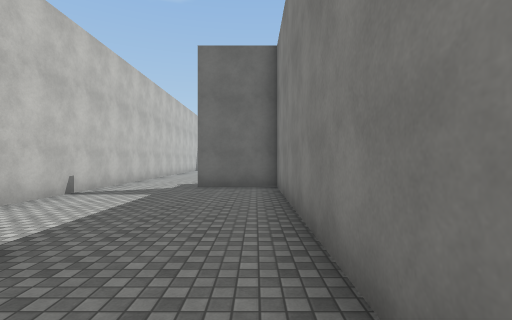
View 1 (above)

17 first-person views from a walk through a Unity game level. The camera is 1.5 m above the floor, looks level and sees 85° across. The floor is counted in squares, 2 m on a side. Each view is taken from the middle of a square. On the plan, view 1 faces up. The plan holds only what a view shows up to about 10 squares ahead; the rest is blank. The place goes on beyond the plan. Surface patterns are stand-ins for the level's own textures.

View 2
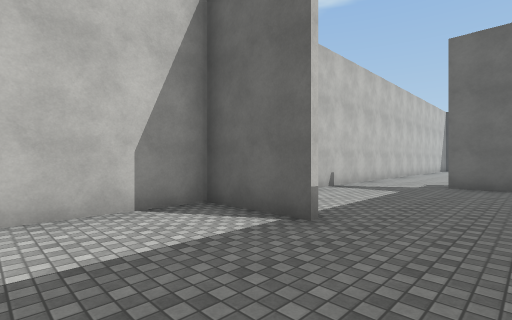

View 3
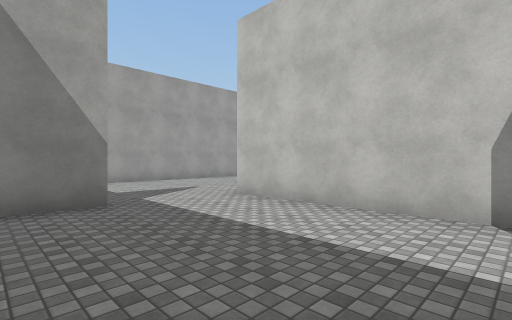

View 4
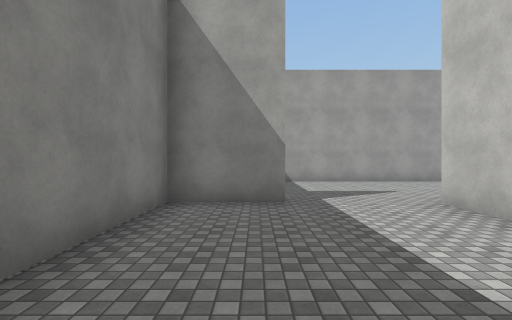

View 5
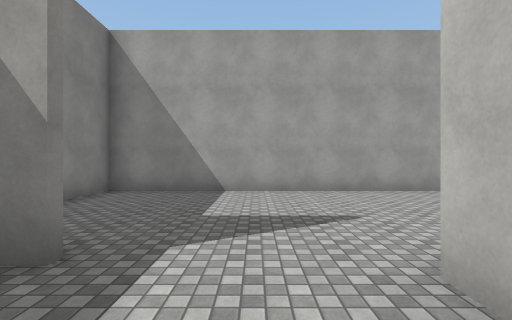

View 6
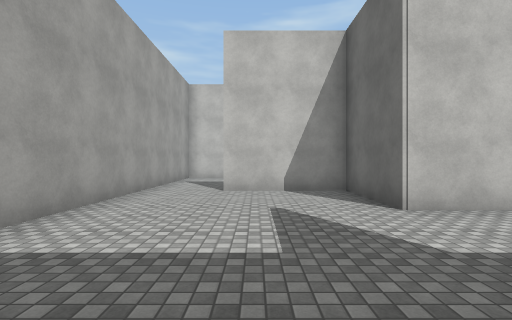

View 7
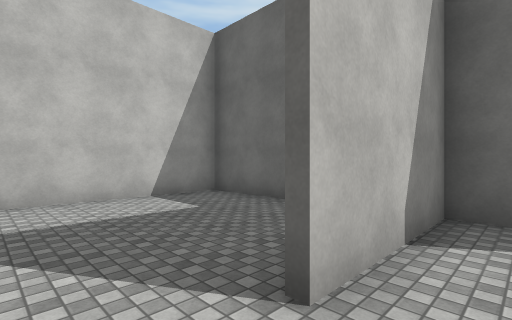

View 8
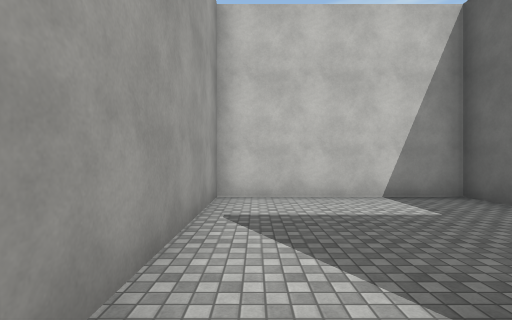

View 9
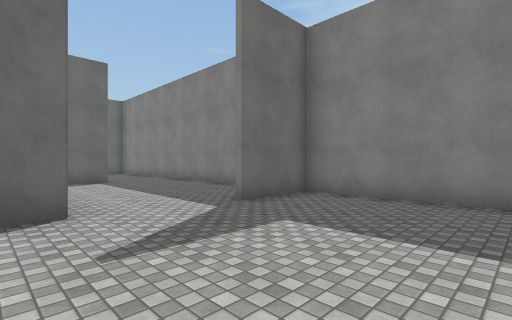

View 10
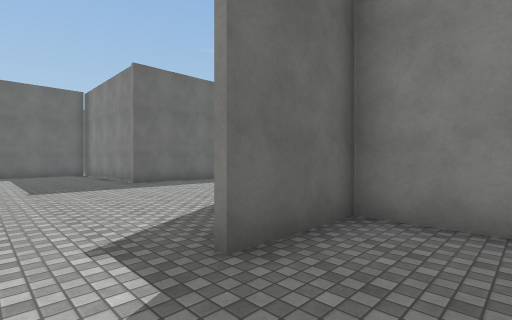

View 11
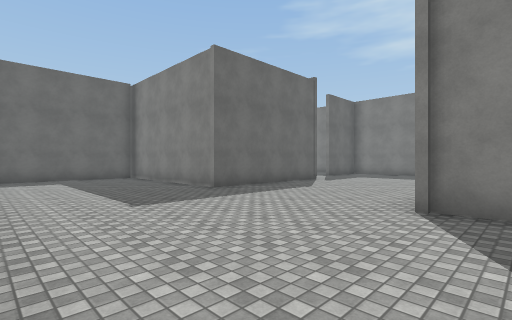

View 12
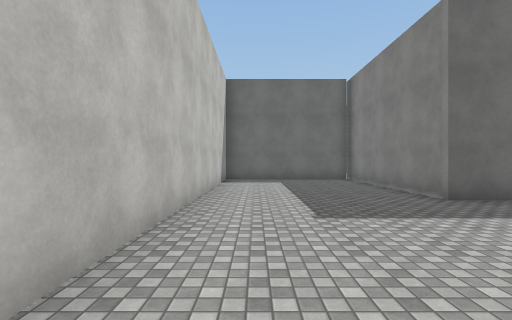

View 13
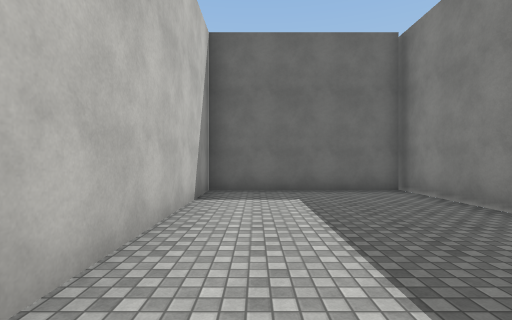

View 14
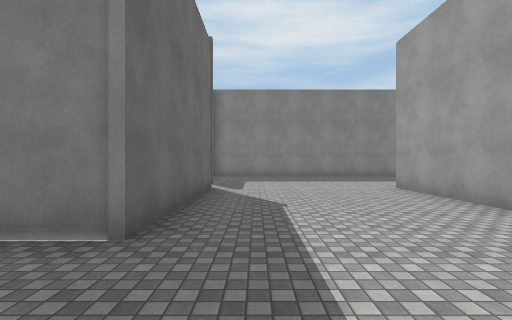

View 15
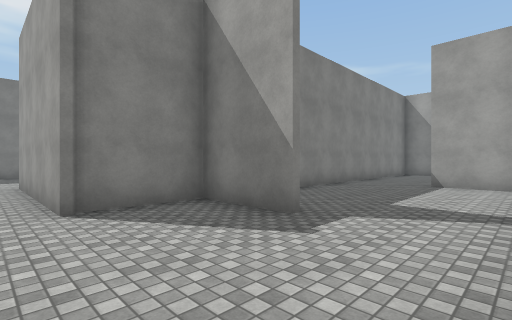

View 16
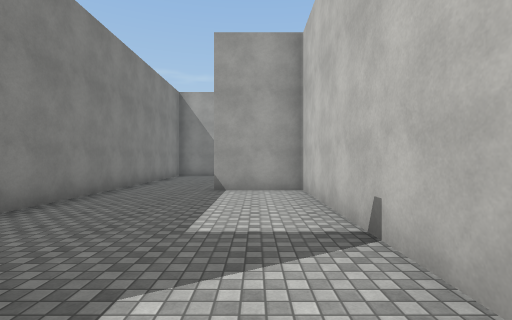

View 17
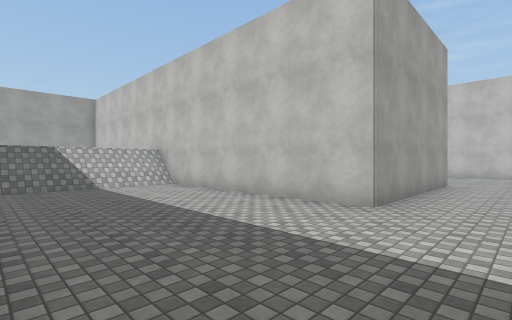

### Floor plan
Key: @ floor where view 1 was taken; # wall or solid block; . floor; / step, stairs or slope.
Columns run from 12 left of view 1 to 10 right of it. Each row starts with its distance up from view 1.
 21        #######
 20        #.....#
 19        #.....#
 18        #.....#
 17        #.....#
 16        #.....#####
 15        #.............
 14        #.............
 13        #.............
 12        #...............
 11        #...............
 10        #.....#####.....
  9        #.....#   #.....
  8        #...###   #.....
  7        #.....#   #.....
  6        #.....#   #.....
  5        #.....#   #.....
  4        #.....#   #/////
  3        #.....#   #/////
  2        ####..#   #/
  1        #.....#
  0        #....@#
 -1        #.....#
 -2        #.....#
 -3 ###  ###.....#
 -4 #... #.....###
 -5 #....#.......#
 -6 #....#.......#
 -7 #............#
 -8 #............#
 -9 ##############

Positions as (right, up) in squares from view 1, and headings:
1: (0, 0), facing up
2: (0, -1), facing up-left
3: (0, 1), facing down-left
4: (-1, 1), facing down
5: (-3, -2), facing down
6: (0, -6), facing left
7: (-6, -8), facing up-left
8: (-6, -8), facing left
9: (-5, -8), facing up-right
10: (-3, 6), facing up-right
11: (-4, 9), facing up-right
12: (-3, 10), facing up
13: (-3, 14), facing up
14: (-2, 14), facing right
15: (-4, 11), facing down-right
16: (-3, 9), facing down
17: (10, 12), facing down-left
